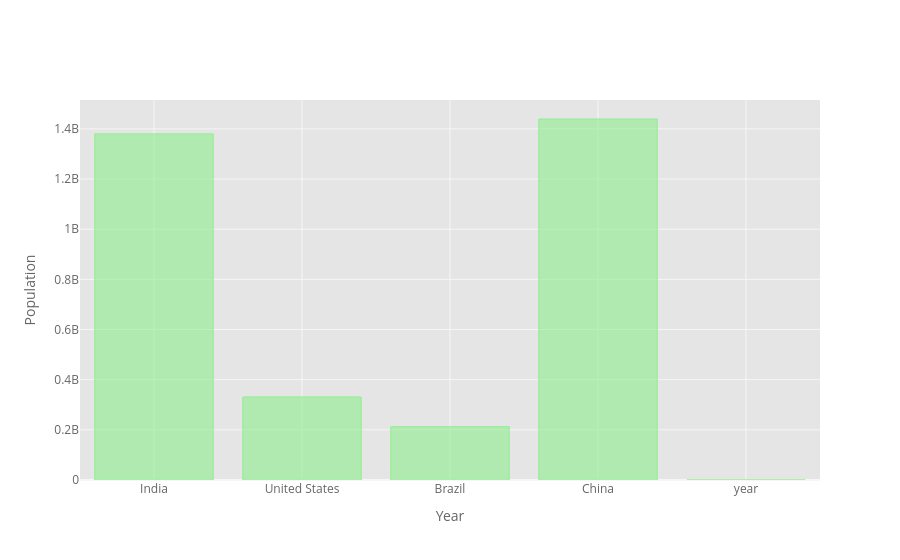

Here is the notebook cell this chart was saved with:
### Code cell
df_pivot_20.iplot(kind='bar',color='lightgreen',xTitle='Year',yTitle='Population')

### Figure 1 — Plotly figure (JSON) as saved in the notebook; plotly's stock layout.template omitted (floating-point values rounded to 4 significant figures)
{"data": [{"marker": {"color": "rgba(144, 238, 144, 0.6)", "line": {"color": "rgba(144, 238, 144, 1.0)", "width": 1}}, "name": "2020.0", "orientation": "v", "text": "", "type": "bar", "x": ["India", "United States", "Brazil", "China", "year"], "y": [1380004385, 331002651, 212559417, 1439323776, "2020"]}], "layout": {"autosize": true, "legend": {"bgcolor": "#FFFFFF", "font": {"color": "#666666"}}, "paper_bgcolor": "#FFFFFF", "plot_bgcolor": "#E5E5E5", "title": {"font": {"color": "#151516"}}, "xaxis": {"autorange": true, "gridcolor": "#F6F6F6", "range": [-0.5, 4.5], "showgrid": true, "tickfont": {"color": "#666666"}, "title": {"font": {"color": "#666666"}, "text": "Year"}, "type": "category", "zerolinecolor": "#F6F6F6"}, "yaxis": {"autorange": true, "gridcolor": "#F6F6F6", "range": [0, 1515000000.0], "showgrid": true, "tickfont": {"color": "#666666"}, "title": {"font": {"color": "#666666"}, "text": "Population"}, "type": "linear", "zerolinecolor": "#F6F6F6"}}}
